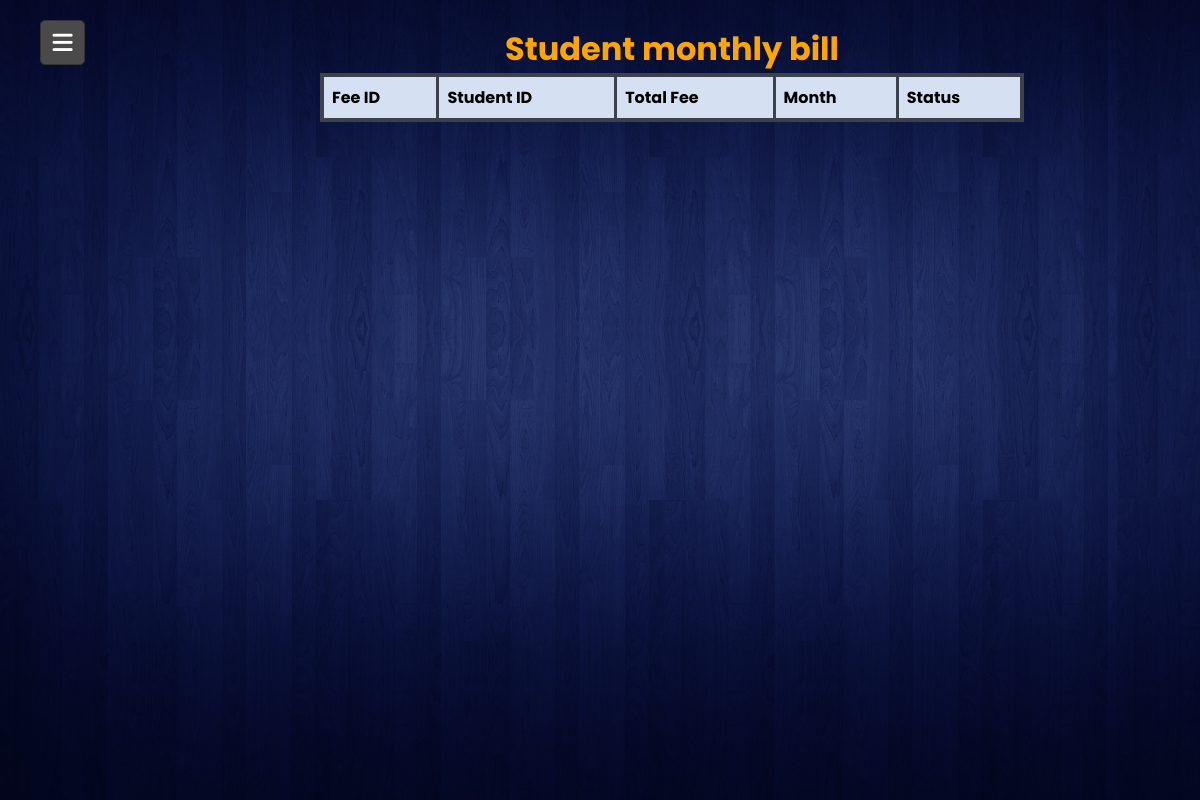
Before: /pages/student/fees.php (signed in) with the older database file.
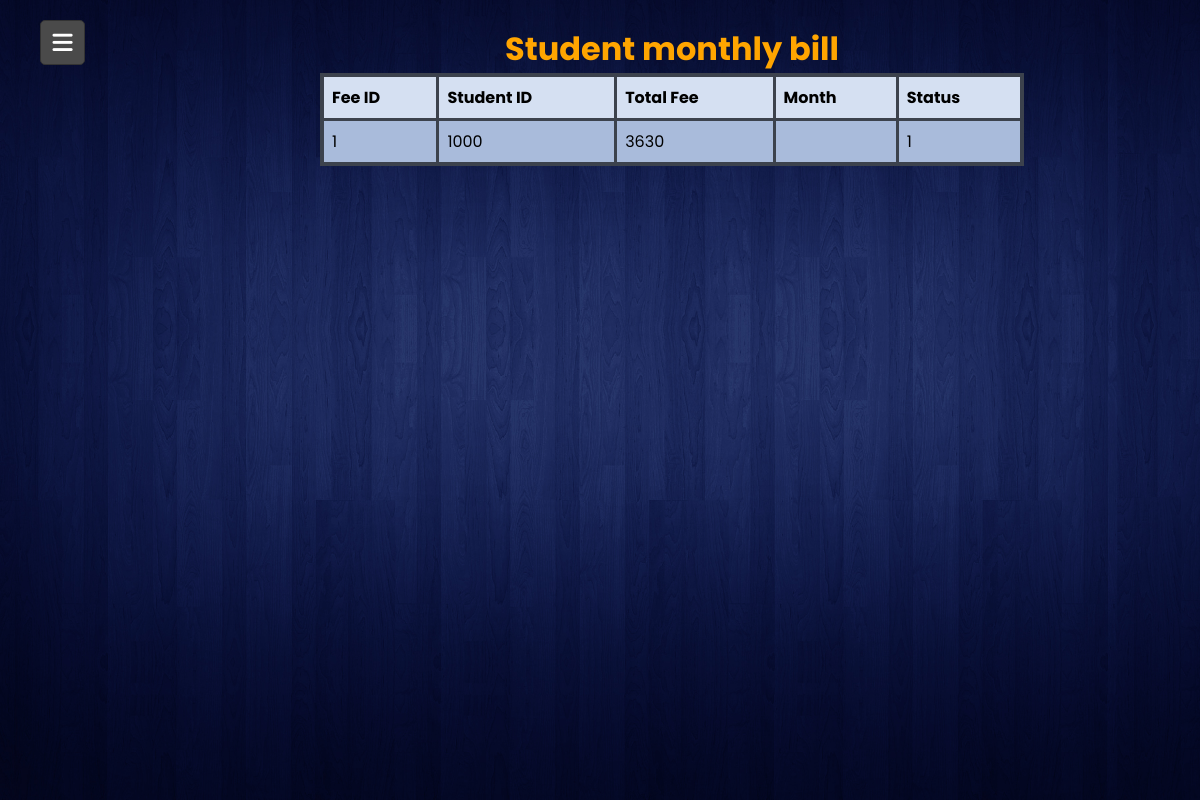
After: the same page with the newer database file.
### tables this page shows
CREATE TABLE `fee` (
  `fee_id` int(20) NOT NULL,
  `std_id` varchar(255) NOT NULL,
  `total_fee` varchar(255) NOT NULL,
  `status` varchar(255) NOT NULL
);

### pages/student/fees.php (the view, shortened to what this page needs)
<!DOCTYPE html>
<html lang="en" dir="ltr">
<head>
</head>
<body>
  <div class="background">
    <div>
      <?php include "std_nav.php" ?>
    </div>
    <div class="output">
      <br>
      <h1 style="color:orange">Student monthly bill</h1>
      <?php
        include '../../db/db.php';
          $sql = "SELECT * FROM fee where std_id= 1000";
          $result = mysqli_query($db, $sql);
          echo "<table border='3'>
          <tr>
          <th>Fee ID</th>
          <th>Student ID</th>
          <th>Total Fee</th>
          <th>Month</th>
          <th>Status</th>
          </tr>";
          while($row = mysqli_fetch_array($result)){
          echo "<tr>";
          echo "<td>"  . $row['fee_id'] . "</td>";
          echo "<td>" . $row['std_id'] . "</td>";
          echo "<td>" . $row['total_fee'] . "</td>";
          echo "<td>" . $row['month'] . "</td>";
          echo "<td>" . $row['status'] . "</td>";
          echo "</tr>";
          }
          echo "</table>";
      ?>
    </div>
  </div>
</body>
</html>

### pages/student/std_nav.php (shortened to what this page needs)
<!DOCTYPE html>
<html lang="en" dir="ltr">
  <head>
  </head>
  <body>
    <div class="wrapper">
      <label for="btn" class="menu-btn">
        <i class="fas fa-bars"></i>
      </label>
    </div>
  </body>
</html>

### pages/student/fees.php (style rules this page uses)
.background { height: 100vh; background-image: url("../../img/home.jpg"); background-size: cover; background-repeat: repeat; }
.output { margin-left: 320px; }
h1 { text-align: center; margin-left: -20%; }
table { border-collapse: collapse; border-spacing: 0; width: 80%; border: 4px solid #3c424d; }
th, td { text-align: left; padding: 8px; border: 3px solid #3c424d; }
tr:nth-child(even) { background-color: #a9bbdb }
tr:nth-child(odd) { background-color: #d5e0f2 }

### pages/student/std_nav.php (style rules this page uses)
* { margin: 0; padding: 0; box-sizing: border-box; font-family: 'Poppins', sans-serif; }
body { background: url("../../img/home.jpg"); background-size: cover; background-repeat: repeat; }
.wrapper { height: 100%; width: 300px; position: relative; }
.wrapper .menu-btn { position: absolute; left: 40px; top: 20px; background: #4a4a4a; color: #fff; height: 45px; width: 45px; z-index: 9999; border: 1px solid #333; border-radius: 5px; cursor: pointer; display: flex; align-items: center; justify-content: center; transition: all 0.3s ease; }
.wrapper .menu-btn i { position: absolute; transform: ; font-size: 23px; transition: all 0.3s ease; }

Changed rows visible on the page:
added fee: fee_id "1", std "1000", total_fee "3630", status "1"
